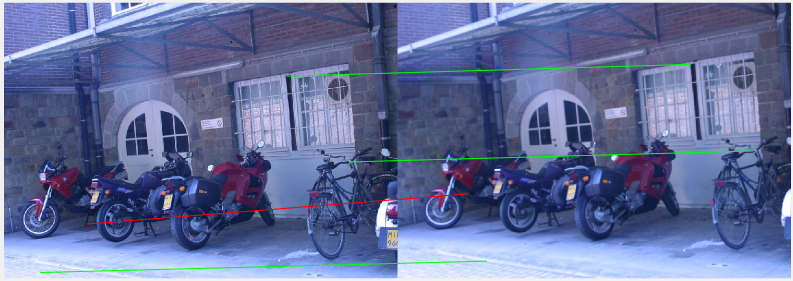
%> input picture HW2/HW2_jchoi100/bike1_to_2_outliers.png, 1586 x 562 px (shown at 1/2 size)
$ octave --eval "result = detect_features(imread('bike1_to_2_outliers.png'));"   (GNU Octave 9; MATLAB toolbox functions it lacks are replaced by stand-ins)
%> lines starting %> are read from the running program, lines starting %| are printed output that depends on the picture
function [ rows,cols ] = detect_features( image )
    %%%
    % Computer Vision 600.461/661 Assignment 2
    % Args:
    %   image (ndarray): The input image to detect features on. Note: this is NOT the image name or image path.
    % Returns:
    %   rows: A list of row indices of detected feature locations in the image
    %   cols: A list of col indices of detected feature locations in the image
    %%%

    image = double(rgb2gray(image));
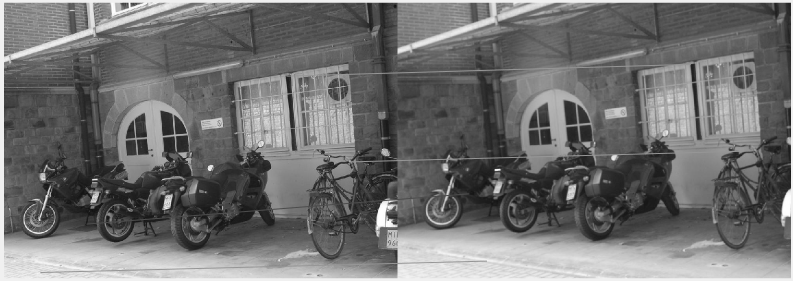
%> image: size 562x1586 double (shown at 1/2 size); min 8, max 255, mean 112.6
    dx = [-1 0 1; -1 0 1; -1 0 1];
    dy = dx';
    sigma = 3;
    radius = 5;
    T = 1100;
    k = 0.04;

    Ix = conv2(image, dx, 'same');
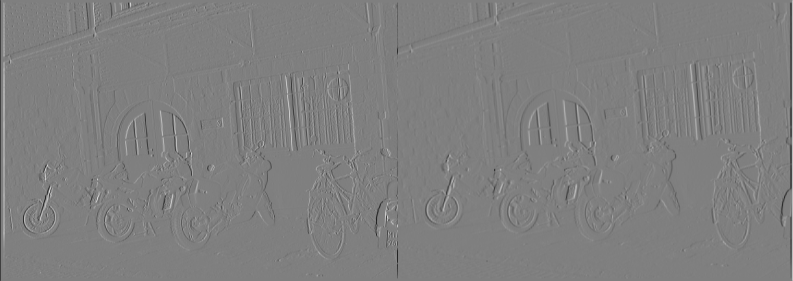
%> Ix: size 562x1586 double (shown at 1/2 size); min -720, max 720, mean 0; drawn with min black and max white
    Iy = conv2(image, dy, 'same');
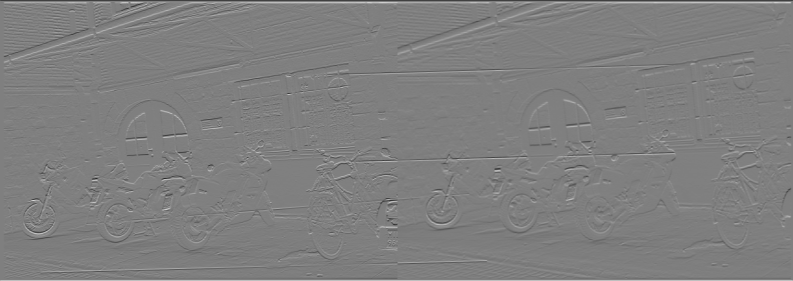
%> Iy: size 562x1586 double (shown at 1/2 size); min -720, max 720, mean 0; mean of the top-left, top-right, bottom-left and bottom-right quarters 0.2, 0.5, -0.2, -0.5; drawn with min black and max white

    % Gaussian filter with size 6 * sigma and of min size 1 x 1
    g = fspecial('gaussian', max(1, fix(6 * sigma)), sigma);

    Ix2 = conv2(Ix.^2, g, 'same');
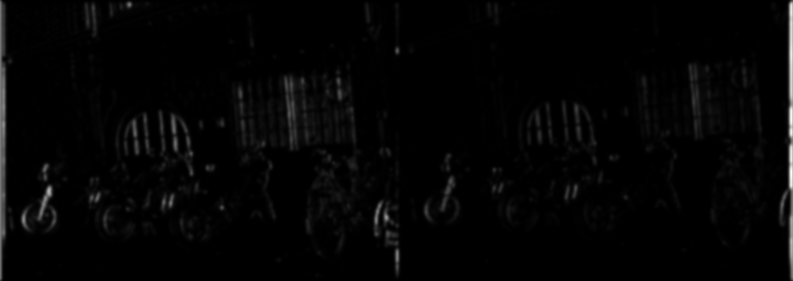
%> Ix2: size 562x1586 double (shown at 1/2 size); min 0.0247, max 150245.7, mean 2784.6; drawn with min black and max white
    Iy2 = conv2(Iy.^2, g, 'same');
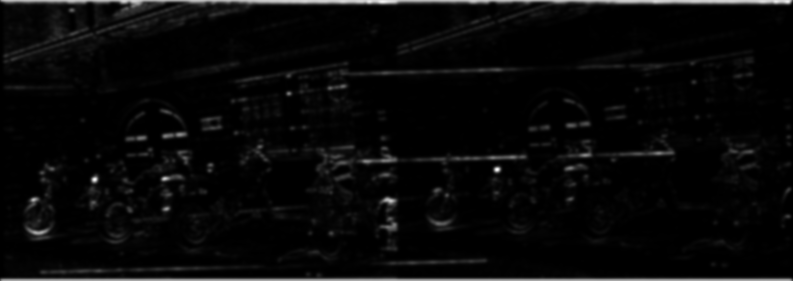
%> Iy2: size 562x1586 double (shown at 1/2 size); min 0.318, max 103066.1, mean 3576.3; drawn with min black and max white
    Ixy = conv2(Ix.*Iy, g, 'same');
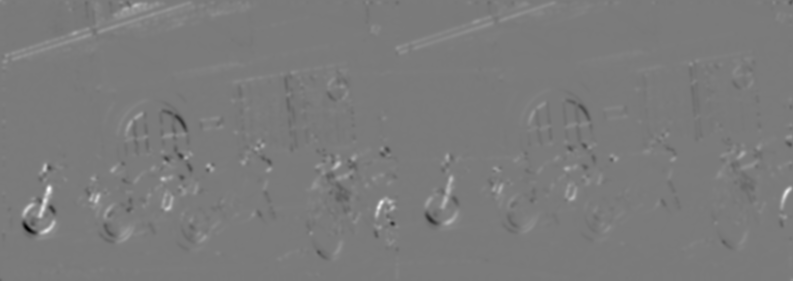
%> Ixy: size 562x1586 double (shown at 1/2 size); min -23890.8, max 25641.6, mean 120.6; drawn with min black and max white

    % CS = (Ix2.*Iy2 - Ixy.^2)./(Ix2 + Iy2); % Harris corner measure
    CS = (Ix2.*Iy2 - 0.5  * Ixy.^2) - k * (Ix2 + Iy2);
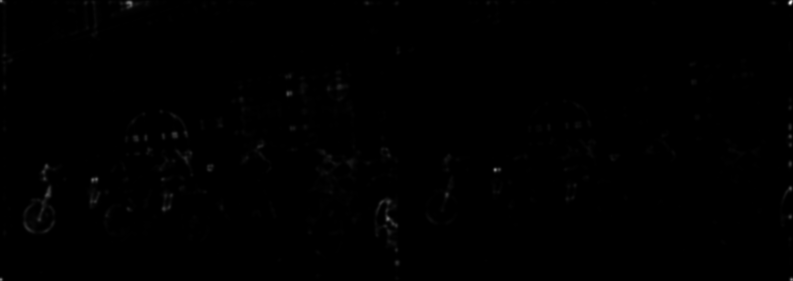
%> CS: size 562x1586 double (shown at 1/2 size); min -1047.1, max 3.31e+09, mean 8712052.7; drawn with min black and max white
%> (the run ends here)

$ run again, on HW2/HW2_jchoi100/bike1_to_3_outliers.png
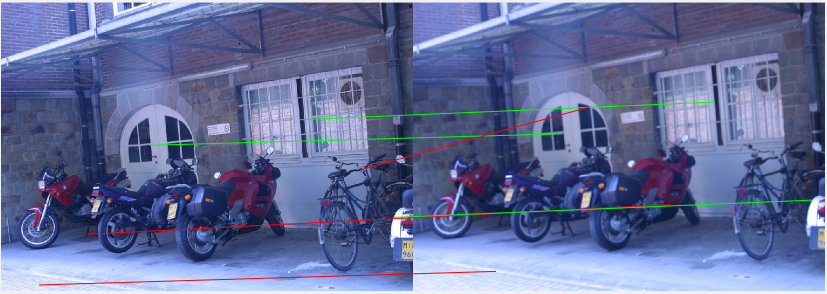
%> input picture HW2/HW2_jchoi100/bike1_to_3_outliers.png, 1654 x 587 px (shown at 1/2 size)
%> in detect_features, `Iy = conv2(image, dy, 'same');`:
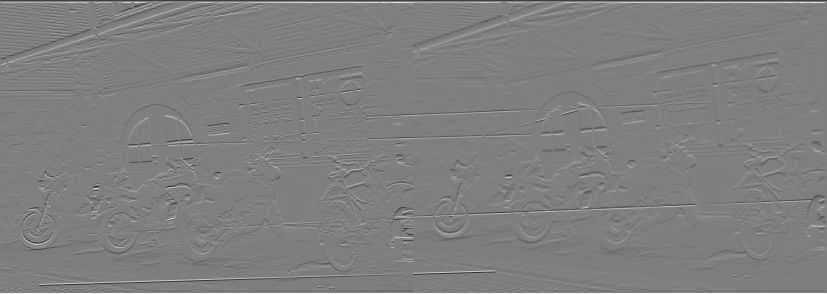
%> Iy: size 587x1654 double (shown at 1/2 size); min -720, max 720, mean 0; mean of the top-left, top-right, bottom-left and bottom-right quarters 0.2, 0.4, -0.2, -0.4; drawn with min black and max white
%> in detect_features, `Iy2 = conv2(Iy.^2, g, 'same');`:
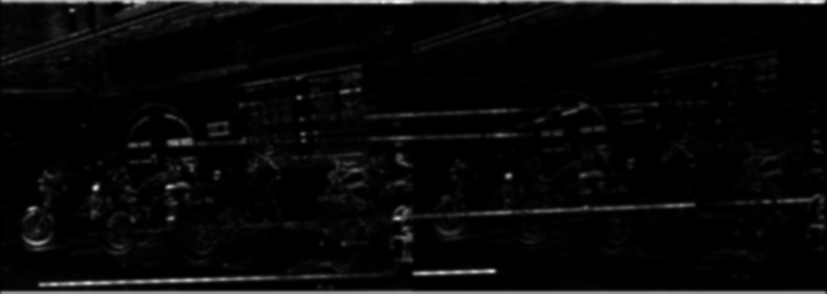
%> Iy2: size 587x1654 double (shown at 1/2 size); min 1.02, max 116380.6, mean 3818.2; drawn with min black and max white
